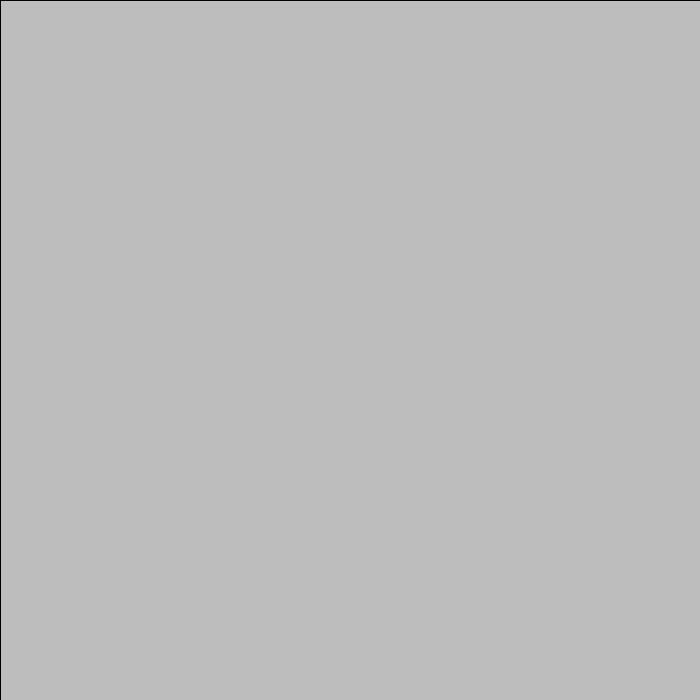
Frame 1 (no input)
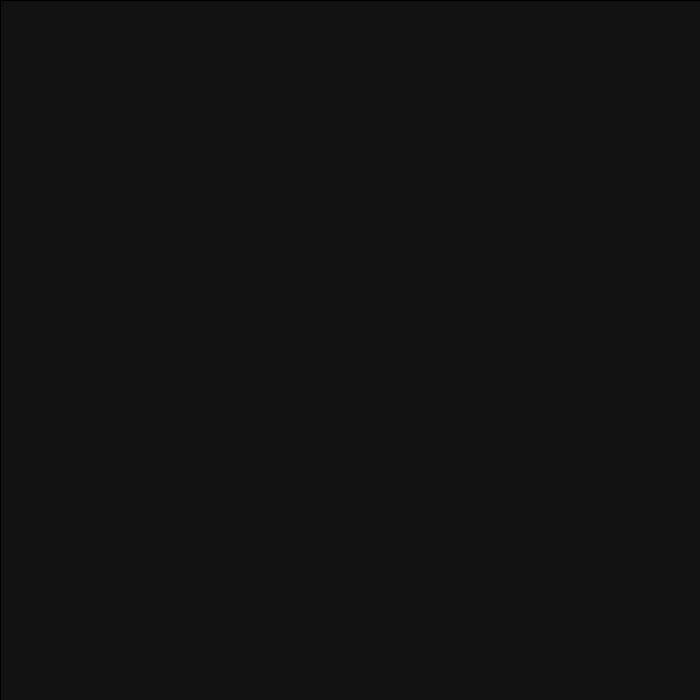
Frame 60 (the mouse pressed at the canvas centre just before this capture)
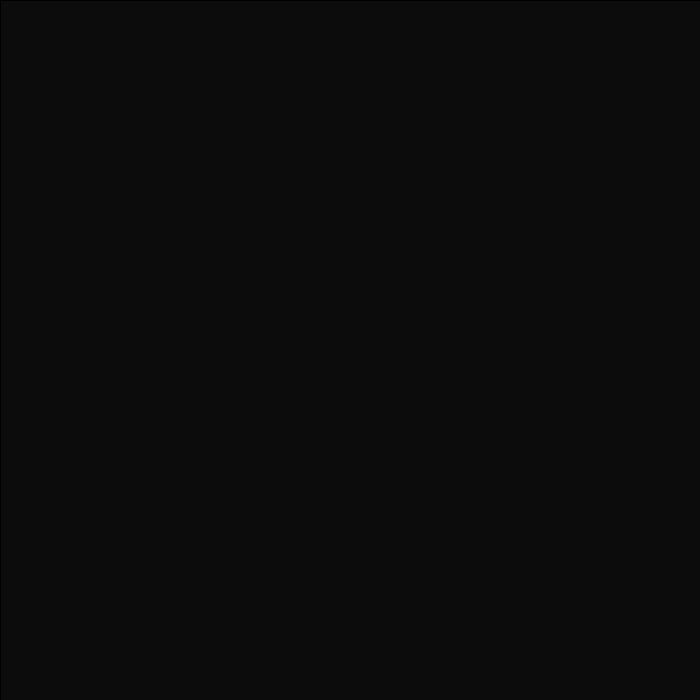
Frame 120 (the mouse held since frame 60 and released just before this capture)

The Processing sketch that drew these frames (run headless with seeded random() and noise(); from frame 60 on, the mouse is pressed at the canvas centre):

// Processing sketch: processing_71497
// ── processing_71497.pde

// Lucky Wen, User Input, CP1 mods 16-17

int x=10;
int y=10;
int r= 1;
int t=1;



void setup()
{
  size(700, 700);
  background(197);
  smooth();
}
void draw()
{
  fill(0, 0, 0, 10);
  rect(0, 0, 700, 700);
}
void mouseDragged()
{

  if (mouseButton==LEFT)
  {
    frameRate(45);
    fill(255, 0, 0);
    stroke(0, 0, 0);
    strokeWeight(5);
    ellipse(mouseX, mouseY, 10+x, 10+y);
    ellipse(700-mouseX, mouseY, 10+x, 10+y);
    ellipse(700-mouseX, 700-mouseY, 10+x, 10+y);
    ellipse(mouseX, 700-mouseY, 10+x, 10+y);
    x=x+5;
    y=y+5;
  }
  {
    if (x==100)
    {
      ellipse(mouseX, mouseY, 100-x, 100-y);
      ellipse(700-mouseX, mouseY, 100-x, 100-y);
      x=-x;
      y=-y;
    }
  }
  {
    if (mouseButton== RIGHT)
      stroke(125);
    strokeWeight(2);
    noFill();
    ellipse(mouseX, mouseY, 20+r, 20+t );
    ellipse(700-mouseX, 700-mouseY, 20+r, 20+t );
    r=r+3;
    t=t+3;
    { 
      if (r>100)
      {
        r=1;
        t=1;
      }
    }
  }
}
void keyPressed()
{
  if (key=='c');
  {
    background(197);
  }
}
